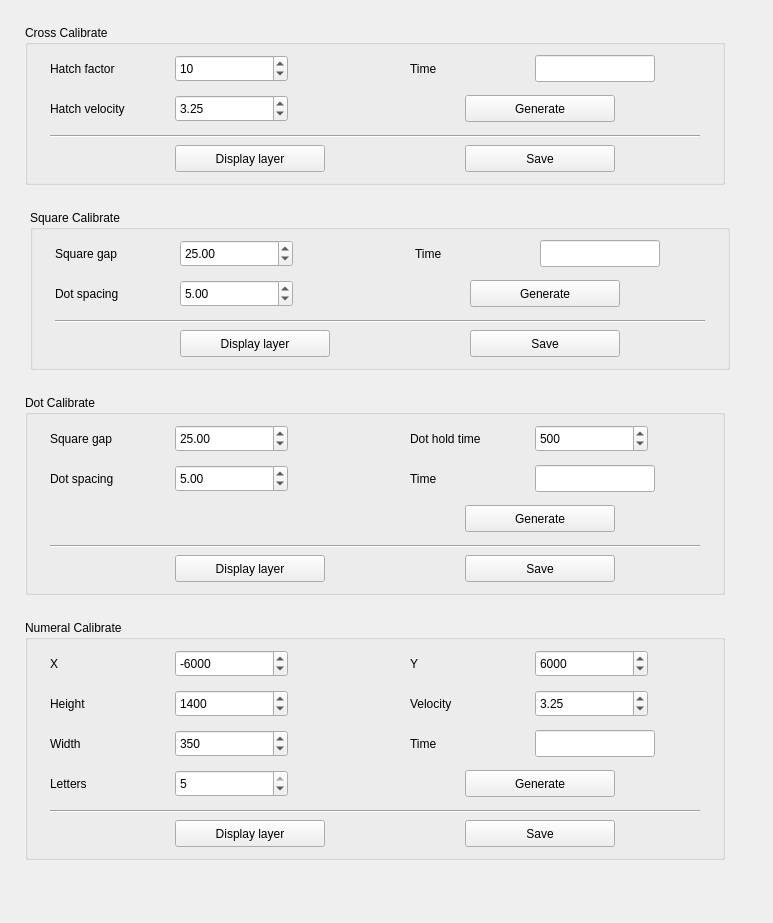
      <widget class="QWidget" name="scrollAreaWidgetContents_4">
       <property name="geometry">
        <rect>
         <x>0</x>
         <y>0</y>
         <width>773</width>
         <height>923</height>
        </rect>
       </property>
       <widget class="QGroupBox" name="Crosscalibrate">
        <property name="geometry">
         <rect>
          <x>25</x>
          <y>25</y>
          <width>700</width>
          <height>160</height>
         </rect>
        </property>
        <property name="sizePolicy">
         <sizepolicy hsizetype="Fixed" vsizetype="Fixed">
          <horstretch>0</horstretch>
          <verstretch>0</verstretch>
         </sizepolicy>
        </property>
        <property name="title">
         <string>Cross Calibrate</string>
        </property>
        <widget class="QLabel" name="Crosshatchvelocitylabel">
         <property name="geometry">
          <rect>
           <x>25</x>
           <y>70</y>
           <width>105</width>
           <height>27</height>
          </rect>
         </property>
         <property name="text">
          <string>Hatch velocity</string>
         </property>
        </widget>
        <widget class="QLabel" name="Crosshatchfactorlabel">
         <property name="geometry">
          <rect>
           <x>25</x>
           <y>30</y>
           <width>105</width>
           <height>27</height>
          </rect>
         </property>
         <property name="text">
          <string>Hatch factor</string>
         </property>
        </widget>
        <widget class="QPushButton" name="Crossmodifybutton">
         <property name="geometry">
          <rect>
           <x>440</x>
           <y>70</y>
           <width>150</width>
           <height>27</height>
          </rect>
         </property>
         <property name="text">
          <string>Generate</string>
         </property>
        </widget>
        <widget class="QLabel" name="Crosstimelabel">
         <property name="geometry">
          <rect>
           <x>385</x>
           <y>30</y>
           <width>105</width>
           <height>27</height>
          </rect>
         </property>
         <property name="text">
          <string>Time</string>
         </property>
        </widget>
        <widget class="Line" name="line_6">
         <property name="geometry">
          <rect>
           <x>25</x>
           <y>110</y>
           <width>650</width>
           <height>3</height>
          </rect>
         </property>
         <property name="orientation">
          <enum>Qt::Horizontal</enum>
         </property>
        </widget>
        <widget class="QDoubleSpinBox" name="Crosshatchvelocitybox">
         <property name="geometry">
          <rect>
           <x>150</x>
           <y>70</y>
           <width>113</width>
           <height>27</height>
          </rect>
         </property>
         <property name="minimum">
          <double>0.100000000000000</double>
         </property>
         <property name="maximum">
          <double>20.000000000000000</double>
         </property>
         <property name="singleStep">
          <double>0.250000000000000</double>
         </property>
         <property name="value">
          <double>3.250000000000000</double>
         </property>
        </widget>
        <widget class="QPushButton" name="Crossdisplaybutton">
         <property name="geometry">
          <rect>
           <x>150</x>
           <y>120</y>
           <width>150</width>
           <height>27</height>
          </rect>
         </property>
         <property name="text">
          <string>Display layer</string>
         </property>
        </widget>
        <widget class="QPushButton" name="Crosssavebutton">
         <property name="geometry">
          <rect>
           <x>440</x>
           <y>120</y>
           <width>150</width>
           <height>27</height>
          </rect>
         </property>
         <property name="text">
          <string>Save</string>
         </property>
        </widget>
        <widget class="QLineEdit" name="Crosstimebox">
         <property name="geometry">
          <rect>
           <x>510</x>
           <y>30</y>
           <width>120</width>
           <height>27</height>
          </rect>
         </property>
         <property name="readOnly">
          <bool>true</bool>
         </property>
        </widget>
        <widget class="QSpinBox" name="Crosshatchfactorbox">
         <property name="geometry">
          <rect>
           <x>150</x>
           <y>30</y>
           <width>113</width>
           <height>27</height>
          </rect>
         </property>
         <property name="minimum">
          <number>5</number>
         </property>
         <property name="maximum">
          <number>50</number>
         </property>
         <property name="value">
          <number>10</number>
         </property>
        </widget>
       </widget>
       <widget class="QGroupBox" name="Squarecalibrate">
        <property name="geometry">
         <rect>
          <x>30</x>
          <y>210</y>
          <width>700</width>
          <height>160</height>
         </rect>
        </property>
        <property name="sizePolicy">
         <sizepolicy hsizetype="Fixed" vsizetype="Fixed">
          <horstretch>0</horstretch>
          <verstretch>0</verstretch>
         </sizepolicy>
        </property>
        <property name="title">
         <string>Square Calibrate</string>
        </property>
        <widget class="QLabel" name="Squaredotspacinglabel">
         <property name="geometry">
          <rect>
           <x>25</x>
           <y>70</y>
           <width>105</width>
           <height>27</height>
          </rect>
         </property>
         <property name="text">
          <string>Dot spacing</string>
         </property>
        </widget>
        <widget class="QLabel" name="Squaregaplabel">
         <property name="geometry">
          <rect>
           <x>25</x>
           <y>30</y>
           <width>105</width>
           <height>27</height>
          </rect>
         </property>
         <property name="text">
          <string>Square gap</string>
         </property>
        </widget>
        <widget class="QPushButton" name="Squaremodifybutton">
         <property name="geometry">
          <rect>
           <x>440</x>
           <y>70</y>
           <width>150</width>
           <height>27</height>
          </rect>
         </property>
         <property name="text">
          <string>Generate</string>
         </property>
        </widget>
        <widget class="QLabel" name="Squaretimelabel">
         <property name="geometry">
          <rect>
           <x>385</x>
           <y>30</y>
           <width>105</width>
           <height>27</height>
          </rect>
         </property>
         <property name="text">
          <string>Time</string>
         </property>
        </widget>
        <widget class="Line" name="line_7">
         <property name="geometry">
          <rect>
           <x>25</x>
           <y>110</y>
           <width>650</width>
           <height>3</height>
          </rect>
         </property>
         <property name="orientation">
          <enum>Qt::Horizontal</enum>
         </property>
        </widget>
        <widget class="QDoubleSpinBox" name="Squaregapbox">
         <property name="geometry">
          <rect>
           <x>150</x>
           <y>30</y>
           <width>113</width>
           <height>27</height>
          </rect>
         </property>
         <property name="minimum">
          <double>5.000000000000000</double>
         </property>
         <property name="maximum">
          <double>50.000000000000000</double>
         </property>
         <property name="value">
          <double>25.000000000000000</double>
         </property>
        </widget>
        <widget class="QDoubleSpinBox" name="Squaredotspacingbox">
         <property name="geometry">
          <rect>
           <x>150</x>
           <y>70</y>
           <width>113</width>
           <height>27</height>
          </rect>
         </property>
         <property name="minimum">
          <double>2.000000000000000</double>
         </property>
         <property name="maximum">
          <double>10.000000000000000</double>
         </property>
         <property name="value">
          <double>5.000000000000000</double>
         </property>
        </widget>
        <widget class="QPushButton" name="Squaredisplaybutton">
         <property name="geometry">
          <rect>
           <x>150</x>
           <y>120</y>
           <width>150</width>
           <height>27</height>
          </rect>
         </property>
         <property name="text">
          <string>Display layer</string>
         </property>
        </widget>
        <widget class="QPushButton" name="Squaresavebutton">
         <property name="geometry">
          <rect>
           <x>440</x>
           <y>120</y>
           <width>150</width>
           <height>27</height>
          </rect>
         </property>
         <property name="text">
          <string>Save</string>
         </property>
        </widget>
        <widget class="QLineEdit" name="Squaretimebox">
         <property name="geometry">
          <rect>
           <x>510</x>
           <y>30</y>
           <width>120</width>
           <height>27</height>
          </rect>
         </property>
         <property name="readOnly">
          <bool>true</bool>
         </property>
        </widget>
       </widget>
       <widget class="QGroupBox" name="Dotcalibrate">
        <property name="geometry">
         <rect>
          <x>25</x>
          <y>395</y>
          <width>700</width>
          <height>200</height>
         </rect>
        </property>
        <property name="sizePolicy">
         <sizepolicy hsizetype="Fixed" vsizetype="Fixed">
          <horstretch>0</horstretch>
          <verstretch>0</verstretch>
         </sizepolicy>
        </property>
        <property name="title">
         <string>Dot Calibrate</string>
        </property>
        <widget class="QLabel" name="Dotspacinglabel">
         <property name="geometry">
          <rect>
           <x>25</x>
           <y>70</y>
           <width>105</width>
           <height>27</height>
          </rect>
         </property>
         <property name="text">
          <string>Dot spacing</string>
         </property>
        </widget>
        <widget class="QLabel" name="Dotgaplabel">
         <property name="geometry">
          <rect>
           <x>25</x>
           <y>30</y>
           <width>105</width>
           <height>27</height>
          </rect>
         </property>
         <property name="text">
          <string>Square gap</string>
         </property>
        </widget>
        <widget class="QPushButton" name="Dotmodifybutton">
         <property name="geometry">
          <rect>
           <x>440</x>
           <y>110</y>
           <width>150</width>
           <height>27</height>
          </rect>
         </property>
         <property name="text">
          <string>Generate</string>
         </property>
        </widget>
        <widget class="QLabel" name="Dotholdlabel">
         <property name="geometry">
          <rect>
           <x>385</x>
           <y>30</y>
           <width>105</width>
           <height>27</height>
          </rect>
         </property>
         <property name="text">
          <string>Dot hold time</string>
         </property>
        </widget>
        <widget class="Line" name="line_8">
         <property name="geometry">
          <rect>
           <x>25</x>
           <y>150</y>
           <width>650</width>
           <height>3</height>
          </rect>
         </property>
         <property name="orientation">
          <enum>Qt::Horizontal</enum>
         </property>
        </widget>
        <widget class="QDoubleSpinBox" name="Dotgapbox">
         <property name="geometry">
          <rect>
           <x>150</x>
           <y>30</y>
           <width>113</width>
           <height>27</height>
          </rect>
         </property>
         <property name="minimum">
          <double>5.000000000000000</double>
         </property>
         <property name="maximum">
          <double>50.000000000000000</double>
         </property>
         <property name="value">
          <double>25.000000000000000</double>
         </property>
        </widget>
        <widget class="QDoubleSpinBox" name="Dotspacingbox">
         <property name="geometry">
          <rect>
           <x>150</x>
           <y>70</y>
           <width>113</width>
           <height>27</height>
          </rect>
         </property>
         <property name="minimum">
          <double>2.000000000000000</double>
         </property>
         <property name="maximum">
          <double>10.000000000000000</double>
         </property>
         <property name="value">
          <double>5.000000000000000</double>
         </property>
        </widget>
        <widget class="QPushButton" name="Dotdisplaybutton">
         <property name="geometry">
          <rect>
           <x>150</x>
           <y>160</y>
           <width>150</width>
           <height>27</height>
          </rect>
         </property>
         <property name="text">
          <string>Display layer</string>
         </property>
        </widget>
        <widget class="QPushButton" name="Dotsavebutton">
         <property name="geometry">
          <rect>
           <x>440</x>
           <y>160</y>
           <width>150</width>
           <height>27</height>
          </rect>
         </property>
         <property name="text">
          <string>Save</string>
         </property>
        </widget>
        <widget class="QLineEdit" name="Dottimebox">
         <property name="geometry">
          <rect>
           <x>510</x>
           <y>70</y>
           <width>120</width>
           <height>27</height>
          </rect>
         </property>
         <property name="readOnly">
          <bool>true</bool>
         </property>
        </widget>
        <widget class="QLabel" name="Dottimelabel">
         <property name="geometry">
          <rect>
           <x>385</x>
           <y>70</y>
           <width>105</width>
           <height>27</height>
          </rect>
         </property>
         <property name="text">
          <string>Time</string>
         </property>
        </widget>
        <widget class="QSpinBox" name="Dotholdbox">
         <property name="geometry">
          <rect>
           <x>510</x>
           <y>30</y>
           <width>113</width>
           <height>27</height>
          </rect>
         </property>
         <property name="minimum">
          <number>100</number>
         </property>
         <property name="maximum">
          <number>2000</number>
         </property>
         <property name="singleStep">
          <number>100</number>
         </property>
         <property name="value">
          <number>500</number>
         </property>
        </widget>
       </widget>
       <widget class="QGroupBox" name="Numeralcalibrate">
        <property name="geometry">
         <rect>
          <x>25</x>
          <y>620</y>
          <width>700</width>
          <height>240</height>
         </rect>
        </property>
        <property name="sizePolicy">
         <sizepolicy hsizetype="Fixed" vsizetype="Fixed">
          <horstretch>0</horstretch>
          <verstretch>0</verstretch>
         </sizepolicy>
        </property>
        <property name="title">
         <string>Numeral Calibrate</string>
        </property>
        <widget class="QPushButton" name="Numeralmodifybutton">
         <property name="geometry">
          <rect>
           <x>440</x>
           <y>150</y>
           <width>150</width>
           <height>27</height>
          </rect>
         </property>
         <property name="text">
          <string>Generate</string>
         </property>
        </widget>
        <widget class="QLabel" name="Numeralylabel_2">
         <property name="geometry">
          <rect>
           <x>385</x>
           <y>30</y>
           <width>105</width>
           <height>27</height>
          </rect>
         </property>
         <property name="text">
          <string>Y</string>
         </property>
        </widget>
        <widget class="Line" name="line_9">
         <property name="geometry">
          <rect>
           <x>25</x>
           <y>190</y>
           <width>650</width>
           <height>3</height>
          </rect>
         </property>
         <property name="orientation">
          <enum>Qt::Horizontal</enum>
         </property>
        </widget>
        <widget class="QPushButton" name="Numeraldisplaybutton">
         <property name="geometry">
          <rect>
           <x>150</x>
           <y>200</y>
           <width>150</width>
           <height>27</height>
          </rect>
         </property>
         <property name="text">
          <string>Display layer</string>
         </property>
        </widget>
        <widget class="QPushButton" name="Numeralsavebutton">
         <property name="geometry">
          <rect>
           <x>440</x>
           <y>200</y>
           <width>150</width>
           <height>27</height>
          </rect>
         </property>
         <property name="text">
          <string>Save</string>
         </property>
        </widget>
        <widget class="QLineEdit" name="Numeraltimebox">
         <property name="geometry">
          <rect>
           <x>510</x>
           <y>110</y>
           <width>120</width>
           <height>27</height>
          </rect>
         </property>
         <property name="readOnly">
          <bool>true</bool>
         </property>
        </widget>
        <widget class="QLabel" name="Numeraltimelabel">
         <property name="geometry">
          <rect>
           <x>385</x>
           <y>110</y>
           <width>105</width>
           <height>27</height>
          </rect>
         </property>
         <property name="text">
          <string>Time</string>
         </property>
        </widget>
        <widget class="QSpinBox" name="Numeralybox">
         <property name="geometry">
          <rect>
           <x>510</x>
           <y>30</y>
           <width>113</width>
           <height>27</height>
          </rect>
         </property>
         <property name="minimum">
          <number>-7600</number>
         </property>
         <property name="maximum">
          <number>7600</number>
         </property>
         <property name="singleStep">
          <number>100</number>
         </property>
         <property name="value">
          <number>6000</number>
         </property>
        </widget>
        <widget class="QSpinBox" name="Numeralxbox">
         <property name="geometry">
          <rect>
           <x>150</x>
           <y>30</y>
           <width>113</width>
           <height>27</height>
          </rect>
         </property>
         <property name="minimum">
          <number>-7600</number>
         </property>
         <property name="maximum">
          <number>7600</number>
         </property>
         <property name="singleStep">
          <number>100</number>
         </property>
         <property name="value">
          <number>-6000</number>
         </property>
        </widget>
        <widget class="QLabel" name="Numeralxlabel">
         <property name="geometry">
          <rect>
           <x>25</x>
           <y>30</y>
           <width>105</width>
           <height>27</height>
          </rect>
         </property>
         <property name="text">
          <string>X</string>
         </property>
        </widget>
        <widget class="QLabel" name="Numeralheightlabel">
         <property name="geometry">
          <rect>
           <x>25</x>
           <y>70</y>
           <width>105</width>
           <height>27</height>
          </rect>
         </property>
         <property name="text">
          <string>Height</string>
         </property>
        </widget>
        <widget class="QSpinBox" name="Numeralheightbox">
         <property name="geometry">
          <rect>
           <x>150</x>
           <y>70</y>
           <width>113</width>
           <height>27</height>
          </rect>
         </property>
         <property name="minimum">
          <number>100</number>
         </property>
         <property name="maximum">
          <number>2000</number>
         </property>
         <property name="singleStep">
          <number>100</number>
         </property>
         <property name="value">
          <number>1400</number>
         </property>
        </widget>
        <widget class="QSpinBox" name="Numeralwidthbox">
         <property name="geometry">
          <rect>
           <x>150</x>
           <y>110</y>
           <width>113</width>
           <height>27</height>
          </rect>
         </property>
         <property name="minimum">
          <number>100</number>
         </property>
         <property name="maximum">
          <number>2000</number>
         </property>
         <property name="singleStep">
          <number>100</number>
         </property>
         <property name="value">
          <number>350</number>
         </property>
        </widget>
        <widget class="QLabel" name="Numeralwidthlabel">
         <property name="geometry">
          <rect>
           <x>25</x>
           <y>110</y>
           <width>105</width>
           <height>27</height>
          </rect>
         </property>
         <property name="text">
          <string>Width</string>
         </property>
        </widget>
        <widget class="QLabel" name="Numeralvelocitylabel">
         <property name="geometry">
          <rect>
           <x>385</x>
           <y>70</y>
           <width>105</width>
           <height>27</height>
          </rect>
         </property>
         <property name="text">
          <string>Velocity</string>
         </property>
        </widget>
        <widget class="QDoubleSpinBox" name="Numeralvelocitybox">
         <property name="geometry">
          <rect>
           <x>510</x>
           <y>70</y>
           <width>113</width>
           <height>27</height>
          </rect>
         </property>
         <property name="minimum">
          <double>0.100000000000000</double>
         </property>
         <property name="maximum">
          <double>20.000000000000000</double>
         </property>
         <property name="singleStep">
          <double>0.250000000000000</double>
         </property>
         <property name="value">
          <double>3.250000000000000</double>
         </property>
        </widget>
        <widget class="QSpinBox" name="Numerallettersbox">
         <property name="geometry">
          <rect>
           <x>150</x>
           <y>150</y>
           <width>113</width>
           <height>27</height>
          </rect>
         </property>
         <property name="minimum">
          <number>1</number>
         </property>
         <property name="maximum">
          <number>5</number>
         </property>
         <property name="singleStep">
          <number>1</number>
         </property>
         <property name="value">
          <number>5</number>
         </property>
        </widget>
        <widget class="QLabel" name="Numeralletterslabel">
         <property name="geometry">
          <rect>
           <x>25</x>
           <y>150</y>
           <width>105</width>
           <height>27</height>
          </rect>
         </property>
         <property name="text">
          <string>Letters</string>
         </property>
        </widget>
       </widget>
      </widget>
